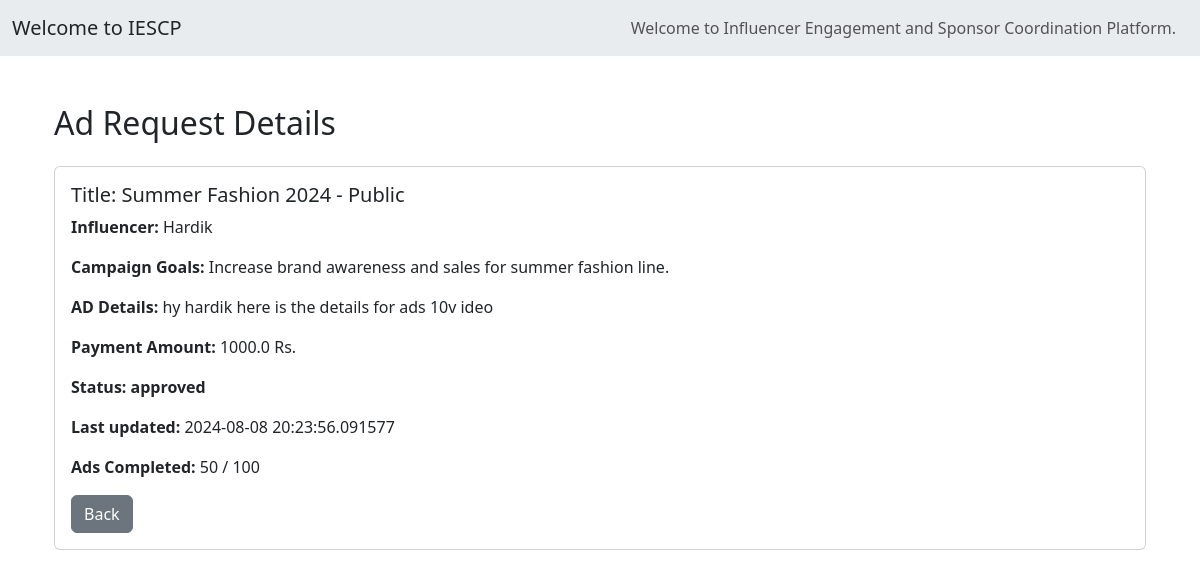
The app's page /sponsor/ad_request/1, older data.
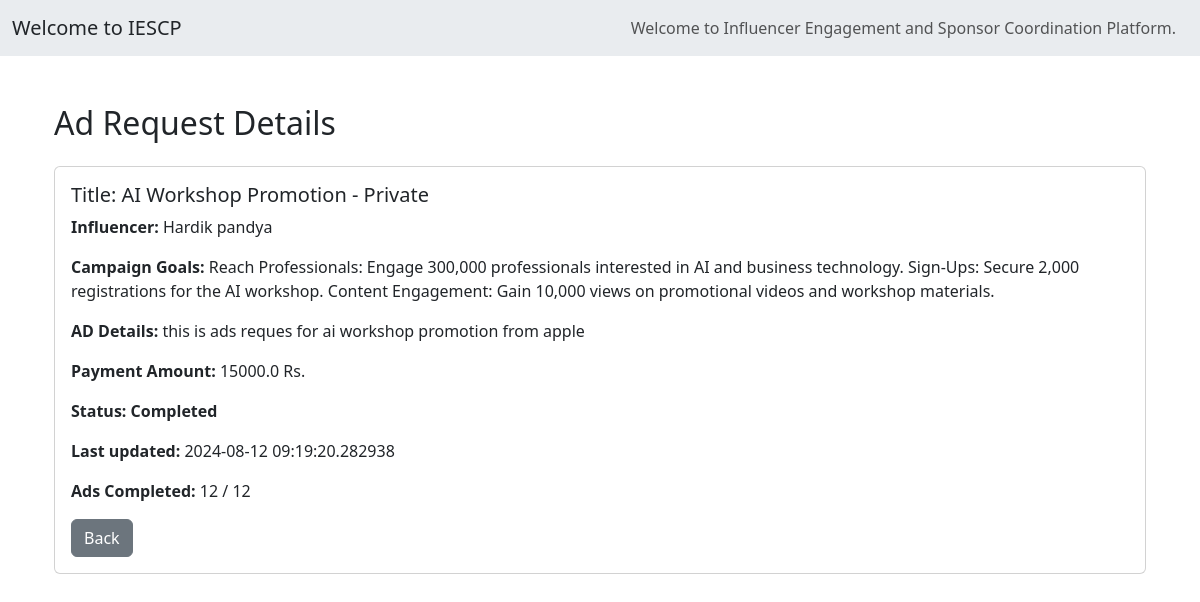
The same page, newer data.
### models.py (models this page shows, shortened)
class Campaign(db.Model):
    __tablename__ = 'campaigns'
    id = db.Column(db.Integer, primary_key=True)
    title = db.Column(db.String(200), nullable=False)
    description = db.Column(db.String(400), nullable=False)
    niche = db.Column(db.String(100), nullable=False)
    start_date = db.Column(db.Date, nullable=False)
    end_date = db.Column(db.Date, nullable=False)
    budget = db.Column(db.Float, nullable=False)
    visibility = db.Column(db.String(50), nullable=False)
    status = db.Column(db.String(50), nullable=False)
    goals = db.Column(db.Text, nullable=True)
    sponsor_id = db.Column(db.Integer, db.ForeignKey('users.id', ondelete='CASCADE'), nullable=False)
    is_flagged = db.Column(db.Boolean, default=False)
    sponsor = db.relationship('User', backref=db.backref('campaigns', lazy=True, cascade='all, delete-orphan'))
    ad_requests = db.relationship('AdRequest', back_populates='campaign', lazy=True, cascade='all, delete-orphan')

class User(db.Model):
    __tablename__ = 'users'
    id = db.Column(db.Integer, autoincrement=True,primary_key=True)
    username = db.Column(db.String(100), unique=True, nullable=False)
    email = db.Column(db.String(100), unique=True, nullable=False)
    password = db.Column(db.String(200), nullable=False)
    role = db.Column(db.String(50), nullable=False)  # 'admin', 'sponsor', 'influencer'
    flagged = db.Column(db.Boolean, default=False)
    unflag_request = db.Column(db.String(500), nullable=False)
    company_name = db.Column(db.String(100), nullable=True)
    industry = db.Column(db.String(100), nullable=True)
    budget = db.Column(db.Float, nullable=True)
    category = db.Column(db.String(100), nullable=True)
    niche = db.Column(db.String(100), nullable=True)
    reach = db.Column(db.Integer, nullable=True)

class AdRequest(db.Model):
    __tablename__ = 'ad_requests'
    id = db.Column(db.Integer, primary_key=True)
    campaign_id = db.Column(db.Integer, db.ForeignKey('campaigns.id', ondelete='CASCADE'), nullable=False)
    influencer_id = db.Column(db.Integer, db.ForeignKey('users.id', ondelete='CASCADE'), nullable=False)
    sponsor_id = db.Column(db.Integer, db.ForeignKey('users.id', ondelete='CASCADE'), nullable=False)
    details = db.Column(db.Text, nullable=True)
    payment_amount = db.Column(db.Float, nullable=False)
    status = db.Column(db.String(50), nullable=False, default='Pending')  # pending, accepted, rejected, completed
    ads_required = db.Column(db.Integer, nullable=False, default=1)
    ads_completed = db.Column(db.Integer, nullable=False, default=0)
    updated_at = db.Column(db.DateTime, default=datetime.utcnow, onupdate=datetime.utcnow)
    campaign = db.relationship('Campaign', back_populates='ad_requests')
    influencer = db.relationship('User', foreign_keys=[influencer_id])
    sponsor = db.relationship('User', foreign_keys=[sponsor_id])

### main.py (the view)
@app.route('/sponsor/ad_request/<int:ad_request_id>', methods=['GET'])
def sponsor_view_ad_request(ad_request_id):
    ad_request = AdRequest.query.get_or_404(ad_request_id)
    return render_template('/sponsor/sponsor_view_ad_request.html', ad_request=ad_request)

### main.py (called while the page is built)
@app.context_processor
def inject_user():
    if 'user_id' in session:
        user = User.query.get(session['user_id'])
    else:
        user = None
    return dict(current_user=user)

### templates/sponsor/sponsor_view_ad_request.html (shortened to what this page needs)
{% extends 'base.html' %}
{% block content %}
<div class="container mt-5">
    <h2 class="mb-4">Ad Request Details</h2>
    <div class="card">
        <div class="card-body">
            <h5 class="card-title">Title: {{ ad_request.campaign.title }} - {{ ad_request.campaign.visibility.capitalize() }}</h5>
            <p class="card-text"><strong>Influencer: </strong>{{ ad_request.influencer.username.capitalize() }}</p>
            <p class="card-text"><strong>Campaign Goals:</strong> {{ ad_request.campaign.goals }}</p>
            <p class="card-text"><strong>AD Details:</strong> {{ ad_request.details }}</p>
            <p class="card-text"><strong>Payment Amount:</strong> {{ ad_request.payment_amount }} Rs.</p>
            <p class="card-text"><strong> Status: {{ ad_request.status }}</strong></p>
            <p class="card-text"><strong>Last updated:</strong> {{ ad_request.updated_at }}</p>
            <p class="card-text"><strong>Ads Completed:</strong> {{ ad_request.ads_completed }} / {{ ad_request.ads_required }}</p>
            <a href="{{ url_for('sponsor_ad_requests') }}" class="btn btn-secondary">Back</a>
        </div>
    </div>
</div>
{% endblock %}

Row changes from the older to the newer data that the page shows:
removed Campaign: campaign "Summer Fashion 2024", campaign.visibility "Public", campaign.goals "Increase brand awareness and sales for summer fashion line."
no longer on this page (row edited): User: influencer.username "Hardik"
now on this page (row edited): Campaign: campaign "AI Workshop Promotion", campaign.visibility "Private", campaign.goals "Reach Professionals: Engage 300,000 professionals interested in AI and business technology. Sign-Ups: Secure 2,000 registrations for the AI workshop. Content Engagement: Gain 10,000 views on promotional videos and workshop materials."
added User: influencer.username "Hardik pandya"
changed AdRequest: details "hy hardik here is the details for ads 10v ideo" → "this is ads reques for ai workshop promotion from apple"; payment_amount "1000.0" → "15000.0"; status "approved" → "Completed"; updated_at "2024-08-08 20:23:56.091577" → "2024-08-12 09:19:20.282938"; ads_completed "50" → "12"; ads_required "100" → "12"
